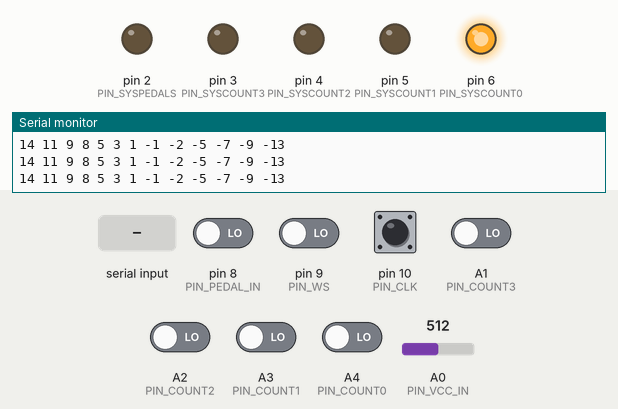
Bench run of a sketch on a simulated Arduino Uno, built with avr-gcc and run on an emulated ATmega328P. On the bench: output pins drawn as LEDs (lit = HIGH), the last lines printed to the serial monitor. The test bench sets the inputs (shaded band); at power-on: pin 10 (PIN_CLK) HIGH, A1 (PIN_COUNT3), A2 (PIN_COUNT2), A3 (PIN_COUNT1), A4 (PIN_COUNT0), pin 8 (PIN_PEDAL_IN), pin 9 (PIN_WS) LOW, A0 (PIN_VCC_IN) = 512. Pins used as bus, display or sensor lines are not drawn.

Above: at 1.2 s.
1.3 s: A1 (PIN_COUNT3) driven HIGH
At 2.5 s:
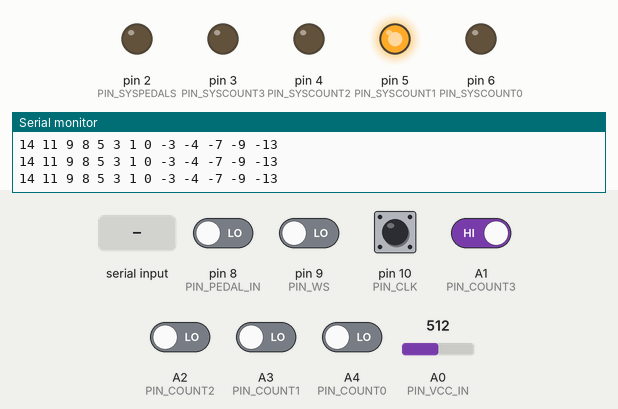
2.8 s: "e90\n" received over Serial
At 3.8 s:
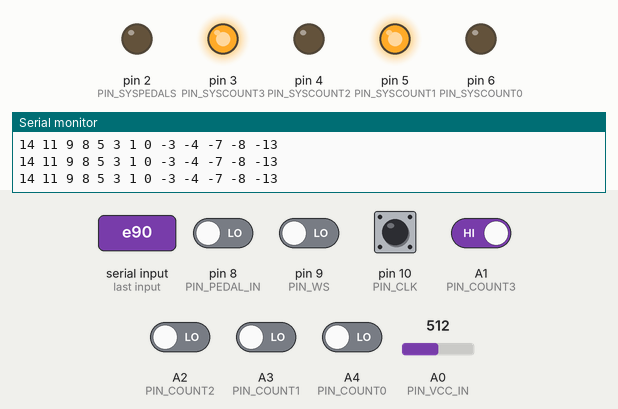
4.3 s: A2 (PIN_COUNT2) driven HIGH
At 4.8 s:
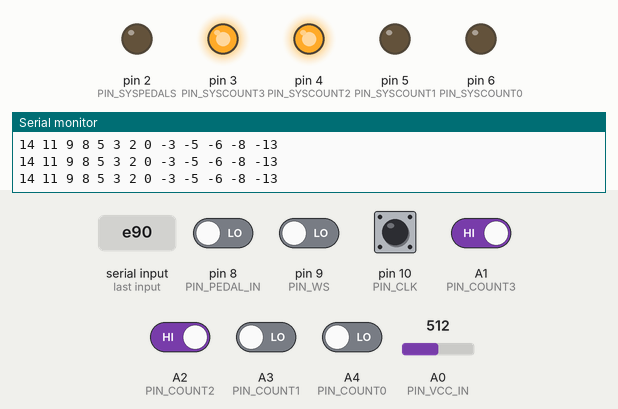
5.8 s: A3 (PIN_COUNT1) driven HIGH
At 6.8 s:
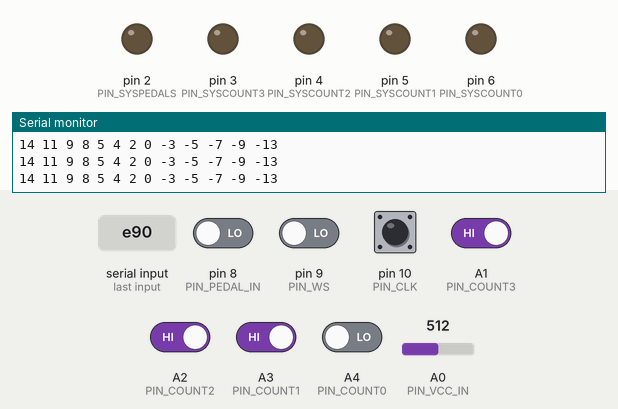
7.3 s: A4 (PIN_COUNT0) driven HIGH
At 7.8 s:
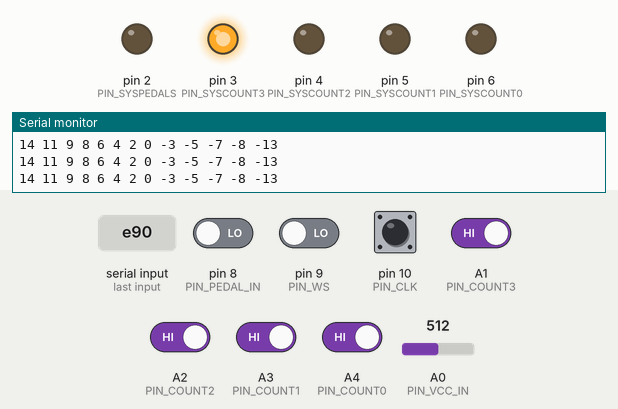
8.9 s: A1 (PIN_COUNT3) driven LOW
At 10.4 s:
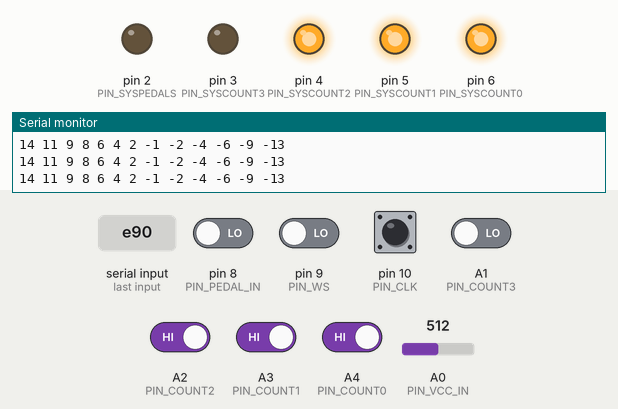
Timing chart, 0 to 11.5 s (numbered marks = the images above; inputs shaded):
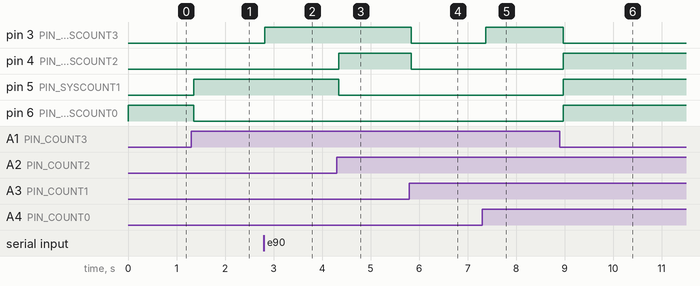

Measured:
- after the input at 1.3 s, pin 5 (PIN_SYSCOUNT1): LOW → HIGH after 0.06 s; pin 6 (PIN_SYSCOUNT0): HIGH → LOW after 0.06 s
- after the input at 2.8 s, pin 3 (PIN_SYSCOUNT3): LOW → HIGH at once
- after the input at 4.3 s, pin 4 (PIN_SYSCOUNT2): LOW → HIGH after 0.05 s; pin 5 (PIN_SYSCOUNT1): HIGH → LOW after 0.05 s
- after the input at 5.8 s, pin 3 (PIN_SYSCOUNT3), pin 4 (PIN_SYSCOUNT2): HIGH → LOW at once
- after the input at 7.3 s, pin 3 (PIN_SYSCOUNT3): LOW → HIGH after 0.07 s
- after the input at 8.9 s, pin 3 (PIN_SYSCOUNT3): HIGH → LOW after 0.07 s; pin 4 (PIN_SYSCOUNT2), pin 5 (PIN_SYSCOUNT1), pin 6 (PIN_SYSCOUNT0): LOW → HIGH after 0.07 s

The sketch:

pedalsTestArduino_CABOOSE.ino
```cpp
/* The "caboose" of the pedals test bed.
 * Emulates any pedals connected in series downstream of the
 * last physical pedal being tested.
 *
 *
 */

// pins reflect the "in" side of the pedals data bus
// see left side of pedalsWiring_breadboard.pdf
#define COUNT_BITWIDTH  4
#define BUS_BITWIDTH    13

#define PIN_VCC_IN      A0
#define PIN_CLK         10
#define PIN_WS          9
#define PIN_PEDAL_IN    8
#define PIN_VCC_PREV    7

#define PIN_COUNT0      A4
#define PIN_COUNT1      A3
#define PIN_COUNT2      A2
#define PIN_COUNT3      A1
#define PINS_COUNT_IN   {PIN_COUNT0, PIN_COUNT1, PIN_COUNT2, PIN_COUNT3}

#define PIN_SYSCOUNT0   6
#define PIN_SYSCOUNT1   5
#define PIN_SYSCOUNT2   4
#define PIN_SYSCOUNT3   3
#define PINS_SYSCOUNT   {PIN_SYSCOUNT0, PIN_SYSCOUNT1, PIN_SYSCOUNT2, PIN_SYSCOUNT3}
#define PIN_SYSPEDALS   2

#define DATA_CLK        0
#define DATA_WS         1
#define DATA_PEDAL_IN   2
#define DATA_VCC_PREV   3
#define DATA_COUNT0     4
#define DATA_COUNT1     5
#define DATA_COUNT2     6
#define DATA_COUNT3     7
#define DATA_SYSCOUNT0  8
#define DATA_SYSCOUNT1  9
#define DATA_SYSCOUNT2  10
#define DATA_SYSCOUNT3  11
#define DATA_SYSPEDALS  12

// pin info stored
const int sysCountPins[COUNT_BITWIDTH] = PINS_SYSCOUNT;
const int countInPins[COUNT_BITWIDTH] = PINS_COUNT_IN;
const int pinMap[BUS_BITWIDTH] = {  PIN_CLK,
                                    PIN_WS,
                                    PIN_PEDAL_IN,
                                    PIN_VCC_PREV,
                                    PIN_COUNT0,
                                    PIN_COUNT1,
                                    PIN_COUNT2,
                                    PIN_COUNT3,
                                    PIN_SYSCOUNT0,
                                    PIN_SYSCOUNT1,
                                    PIN_SYSCOUNT2,
                                    PIN_SYSCOUNT3,
                                    PIN_SYSPEDALS };
const bool ioMap[BUS_BITWIDTH] = {  INPUT,
                                    INPUT,
                                    INPUT,
                                    OUTPUT,
                                    INPUT,
                                    INPUT,
                                    INPUT,
                                    INPUT,
                                    OUTPUT,
                                    OUTPUT,
                                    OUTPUT,
                                    OUTPUT,
                                    OUTPUT };

// system state: pin data
unsigned int en = 0;      // VCC in from upstream pedal (checking input voltage drop)
bool bus[BUS_BITWIDTH];  // array for all 13 lines on data bus
bool prevBus[BUS_BITWIDTH];

// system state: emulator
uint8_t emulCount = 1; // num pedals to emulate AFTER inputs
uint8_t countIn;  // from prev pedals upstream
bool firstShift = false;
bool pedalVals[14] = {false}; // values for emulated pedals
bool emulRegisters[14] = {false};
bool allPedals[15] = {false};

void setup() {
  // initialize pins
  Serial.begin(9600);
  for (int i=0; i < BUS_BITWIDTH; i++) {
    pinMode(pinMap[i], ioMap[i]);
  }
}

void loop() {
  en = analogRead(PIN_VCC_IN);
//  Serial.println(analogRead(PIN_VCC_IN));
  checkEmulSettings();
  if (en > 100) {
    if (emulCount > 0) {
      bus[DATA_VCC_PREV] = HIGH;
    } else {
      bus[DATA_VCC_PREV] = LOW;
      updateBus();
      plotBus();
      return;
    }
    updateBus();
    readCount();
    if (countIn > 0 && risingEdge(DATA_CLK)) {
      if (risingEdge(DATA_WS)) {
//        loadEmulPedals();
        firstShift = true;
      }
      if (bus[DATA_WS]) {
        // shift in pedal
        shiftPedals();
      } else {
        // update allPedals from pedalVals
        writeRegisters();
      }
    }
//    updateBus();
  }
  plotBus();
}

void updateBus() {
  copyBusData();
  for (int i=0; i < BUS_BITWIDTH; i++) {
    if (ioMap[i] == INPUT) {
      bus[i] = digitalRead(pinMap[i]);
    } else {
      digitalWrite(pinMap[i], bus[i]);
    }
  }
}

void copyBusData() {
  for (int i=0; i < BUS_BITWIDTH; i++) {
    prevBus[i] = bus[i];
  }
}

void readCount() {
  countIn = 0;
  // bus 4-7 is count IN
  for (int i=0; i < COUNT_BITWIDTH; i++) {
    bool bitIn = bus[DATA_COUNT0+i];
//    Serial.print("count ");
//    Serial.print(i);
//    Serial.print(": ");
//    Serial.println(bitIn);
    countIn = (countIn << 1) | bitIn;
  }
//
//  Serial.print("count: ");
//  Serial.print(countIn);
//  Serial.print(" | emul: ");
//  Serial.println(emulCount);
  updateBus();
  return;
}

bool risingEdge(int inputSignal) {
  if (bus[inputSignal] && prevBus[inputSignal]) {
    return true;
  } else {return false;}
}

void loadEmulPedals() {
  // load emulated pedals vals into emulRegisters
  for (int i=0; i < emulCount; i++) {
    emulRegisters[i] = pedalVals[i];
  }
}

void shiftPedals() {
  bus[DATA_SYSPEDALS] = emulRegisters[emulCount-1]; // shift out
  updateBus();

  for (int i=emulCount; i > 0; i--) {
    emulRegisters[i] = emulRegisters[i-1];
    allPedals[i] = allPedals[i-1];
  }
  emulRegisters[0] = bus[DATA_PEDAL_IN];

  if (firstShift) {
    allPedals[0] = bus[DATA_PEDAL_IN];
    firstShift = false; // clear flag
  }
  updateBus();
}

void writeRegisters() {
  for (int i=0; i<emulCount; i++) {
    emulRegisters[i] = pedalVals[i];
    allPedals[i+emulCount] = pedalVals[i];
  }
  bus[DATA_SYSPEDALS] = emulRegisters[emulCount-1]; // write last register's value
  updateBus();
}

void plotBus() {
  for (int i=0; i<BUS_BITWIDTH-1; i++) {
    Serial.print(bus[i]+ BUS_BITWIDTH -2*i);
    Serial.print(" ");
  }
  Serial.println(bus[BUS_BITWIDTH-1]-13);
}
```

emulatePedals.ino
```cpp
void emulatePedals() {
  // write total count to SYSCOUNT OUT pins
  int count = countIn + emulCount;
  for (int i=0; i < COUNT_BITWIDTH; i++) {
    bool bitOut = count & (1 << i);
    bus[DATA_SYSCOUNT0+i] = bitOut;
  }
//
//  // during read stage, push out the corresponding number of 0's
//  // to pedals OUT pin
//  if (loopStage == 2) {
//    if (clk && clkCounter >= actualCount-1 && clkCounter < count) {
//      pedalOut = pedalVals[clkCounter-actualCount+1];
//    }
//    digitalWrite(PIN_PEDAL_OUT, pedalOut);
//  }
  updateBus();
}

void checkEmulSettings() {
  if (Serial.available()) {
    String inStr = Serial.readStringUntil('\n');
//    Serial.println(inStr);
    if (inStr[0] == 'e') {
//      if (Serial.available() == 1) {
        char amt = inStr[1];
        if (amt == '+') {
          emulCount++;
        } else if (amt == '-') {
          emulCount--;
        } else if (isDigit(amt)) {
          emulCount = amt-48;
        }
        Serial.print("emul ");
        Serial.println(emulCount);
    } else if ( inStr[0] == 'p') {
      Serial.println(inStr);
      for (int i=0; i < inStr.length()-1; i++) {
//        if (Serial.available()) {
          char nxt = inStr[i+1];
          if (nxt == '1' || nxt == 1) {
            pedalVals[i] = true;
//          }
        } else {
          pedalVals[i] = false;
        }
      }
    }
  }
  if (emulCount > 0) {
    emulatePedals();
  }
}

void printPedalsArray() {
  int count = countIn+emulCount;
  if (count > 0) {
    Serial.print("[ ");
    Serial.print(allPedals[0]);
    for (int i=1; i < count; i++) {
      Serial.print(", ");
      Serial.print(allPedals[i]);
    }
    Serial.println(" ]");
  } else {
    Serial.println("[NONE]");
  }
}
```
